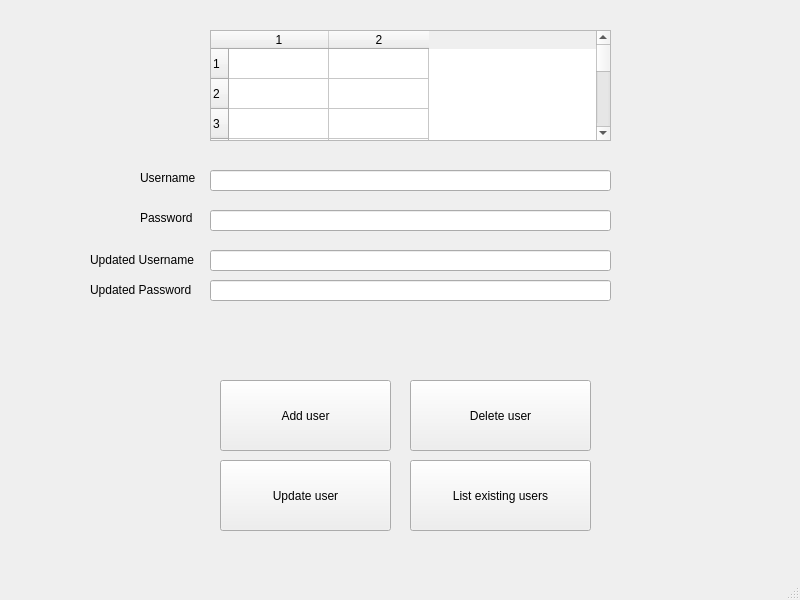
<?xml version="1.0" encoding="UTF-8"?>
<ui version="4.0">
 <class>MainWindow</class>
 <widget class="QMainWindow" name="MainWindow">
  <property name="geometry">
   <rect>
    <x>0</x>
    <y>0</y>
    <width>800</width>
    <height>600</height>
   </rect>
  </property>
  <property name="windowTitle">
   <string>MainWindow</string>
  </property>
  <widget class="QWidget" name="centralwidget">
   <widget class="QPushButton" name="addUsersButton">
    <property name="geometry">
     <rect>
      <x>220</x>
      <y>380</y>
      <width>171</width>
      <height>71</height>
     </rect>
    </property>
    <property name="text">
     <string>Add user</string>
    </property>
   </widget>
   <widget class="QPushButton" name="listUsersButton">
    <property name="geometry">
     <rect>
      <x>410</x>
      <y>460</y>
      <width>181</width>
      <height>71</height>
     </rect>
    </property>
    <property name="text">
     <string>List existing users</string>
    </property>
   </widget>
   <widget class="QPushButton" name="updateUsersButton">
    <property name="geometry">
     <rect>
      <x>220</x>
      <y>460</y>
      <width>171</width>
      <height>71</height>
     </rect>
    </property>
    <property name="text">
     <string>Update user</string>
    </property>
   </widget>
   <widget class="QPushButton" name="deleteUsersButton">
    <property name="geometry">
     <rect>
      <x>410</x>
      <y>380</y>
      <width>181</width>
      <height>71</height>
     </rect>
    </property>
    <property name="text">
     <string>Delete user</string>
    </property>
   </widget>
   <widget class="QLineEdit" name="username">
    <property name="geometry">
     <rect>
      <x>210</x>
      <y>170</y>
      <width>401</width>
      <height>21</height>
     </rect>
    </property>
   </widget>
   <widget class="QLineEdit" name="password">
    <property name="geometry">
     <rect>
      <x>210</x>
      <y>210</y>
      <width>401</width>
      <height>21</height>
     </rect>
    </property>
   </widget>
   <widget class="QLabel" name="label">
    <property name="geometry">
     <rect>
      <x>140</x>
      <y>170</y>
      <width>71</width>
      <height>16</height>
     </rect>
    </property>
    <property name="text">
     <string>Username</string>
    </property>
   </widget>
   <widget class="QLabel" name="label_2">
    <property name="geometry">
     <rect>
      <x>140</x>
      <y>210</y>
      <width>61</width>
      <height>16</height>
     </rect>
    </property>
    <property name="text">
     <string>Password</string>
    </property>
   </widget>
   <widget class="QLineEdit" name="updatedUsername">
    <property name="geometry">
     <rect>
      <x>210</x>
      <y>250</y>
      <width>401</width>
      <height>21</height>
     </rect>
    </property>
   </widget>
   <widget class="QLineEdit" name="updatedPassword">
    <property name="geometry">
     <rect>
      <x>210</x>
      <y>280</y>
      <width>401</width>
      <height>21</height>
     </rect>
    </property>
   </widget>
   <widget class="QLabel" name="label_3">
    <property name="geometry">
     <rect>
      <x>90</x>
      <y>250</y>
      <width>111</width>
      <height>20</height>
     </rect>
    </property>
    <property name="text">
     <string>Updated Username</string>
    </property>
   </widget>
   <widget class="QLabel" name="label_4">
    <property name="geometry">
     <rect>
      <x>90</x>
      <y>280</y>
      <width>111</width>
      <height>20</height>
     </rect>
    </property>
    <property name="text">
     <string>Updated Password</string>
    </property>
   </widget>
   <widget class="QTableWidget" name="tableWidget">
    <property name="geometry">
     <rect>
      <x>210</x>
      <y>30</y>
      <width>401</width>
      <height>111</height>
     </rect>
    </property>
    <property name="rowCount">
     <number>25</number>
    </property>
    <property name="columnCount">
     <number>2</number>
    </property>
    <row/>
    <row/>
    <row/>
    <row/>
    <row/>
    <row/>
    <row/>
    <row/>
    <row/>
    <row/>
    <row/>
    <row/>
    <row/>
    <row/>
    <row/>
    <row/>
    <row/>
    <row/>
    <row/>
    <row/>
    <row/>
    <row/>
    <row/>
    <row/>
    <row/>
    <column/>
    <column/>
   </widget>
  </widget>
  <widget class="QMenuBar" name="menubar">
   <property name="geometry">
    <rect>
     <x>0</x>
     <y>0</y>
     <width>800</width>
     <height>26</height>
    </rect>
   </property>
  </widget>
  <widget class="QStatusBar" name="statusbar"/>
 </widget>
 <resources/>
 <connections/>
</ui>
